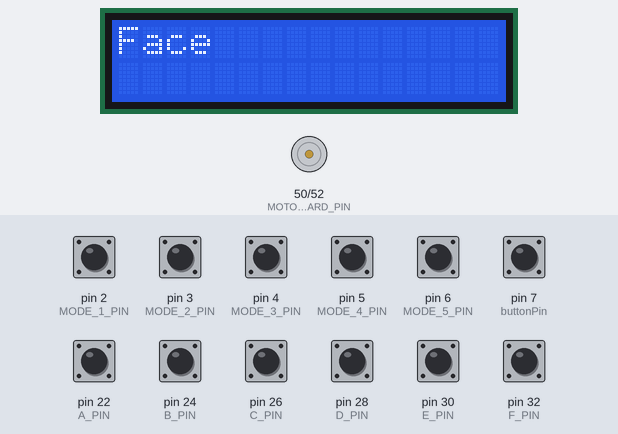
A sketch run on a simulated Arduino Mega 2560, built with avr-gcc and run on an emulated ATmega2560. On the bench: 16×2 character LCD, motor-driver pin pairs drawn as motors (green arrow = first pin HIGH = forward, orange = second pin HIGH = backward, longer = more drive). The test bench sets the inputs (shaded band); at power-on: pin 2 (MODE_1_PIN), pin 3 (MODE_2_PIN), pin 4 (MODE_3_PIN), pin 5 (MODE_4_PIN), pin 6 (MODE_5_PIN), pin 7 (buttonPin), pin 22 (A_PIN), pin 24 (B_PIN), pin 26 (C_PIN), pin 28 (D_PIN), pin 30 (E_PIN), pin 32 (F_PIN) HIGH. What the sketch prints to the serial monitor is not drawn.

Above: at 1.2 s.
1.3 s: pin 7 (buttonPin) pulled LOW for 0.15 s
At 2.0 s:
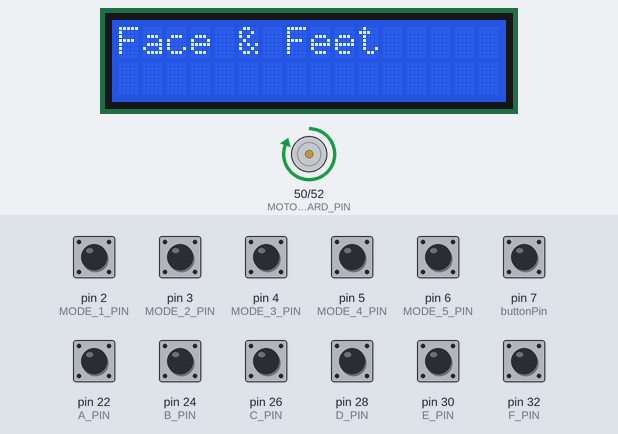
2.9 s: pin 7 (buttonPin) pulled LOW for 1 s
At 4.4 s:
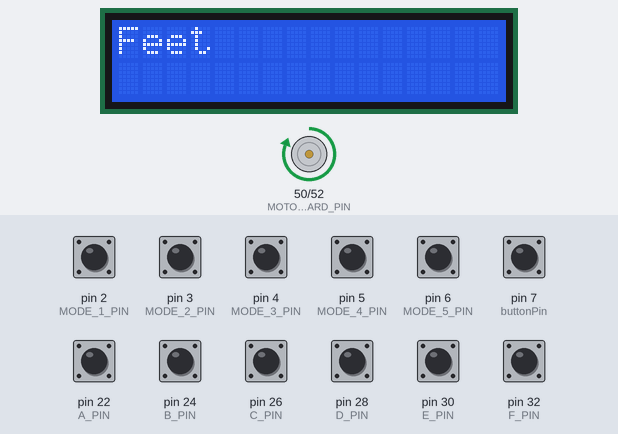
5.4 s: pin 7 (buttonPin) pulled LOW for 0.15 s
At 6.3 s:
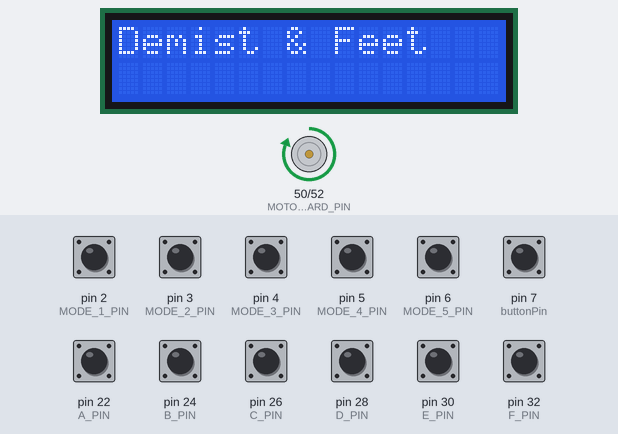
7.0 s: pin 7 (buttonPin) pulled LOW for 0.15 s
At 7.5 s:
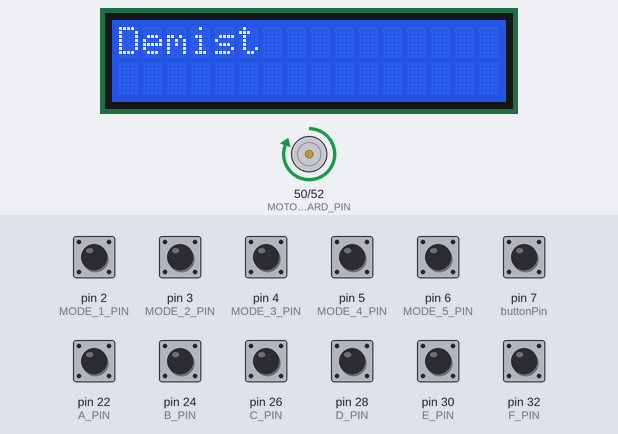
8.6 s: pin 7 (buttonPin) driven LOW
At 9.9 s:
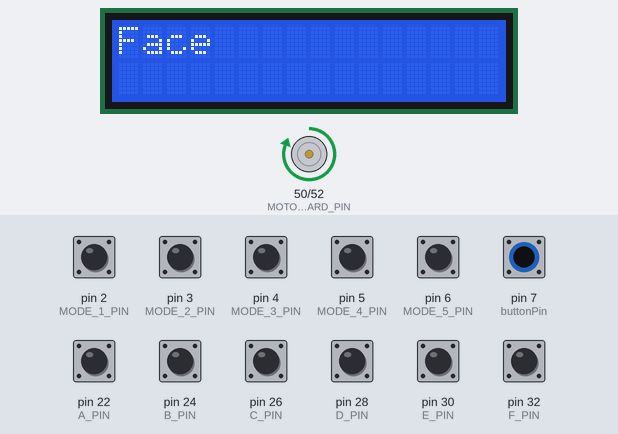
Timing chart, 0 to 11.1 s (numbered marks = the images above; inputs shaded):
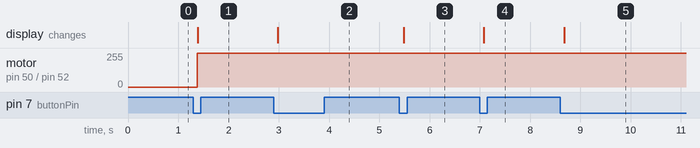

Measured:
- after the input at 1.3 s, motor on pin 50 (MOTOR_FORWARD_PIN) / pin 52 (MOTOR_BACKWARD_PIN): stopped → forward 255/255 after 0.08 s; the display: changes after 0.08 s (image 1)
- after the input at 2.9 s, the display: changes after 0.08 s (image 2)
- after the input at 5.4 s, the display: changes after 0.08 s (image 3)
- after the input at 7.0 s, the display: changes after 0.08 s (image 4)
- after the input at 8.6 s, the display: changes after 0.08 s (image 5)

The sketch:

sketch_mar19a.ino
```cpp
#include <LiquidCrystal.h>

// initialize the library by associating any needed LCD interface pin
// with the arduino pin number it is connected to
const int rs = 33, en = 31, d4 = 23, d5 = 25, d6 = 27, d7 = 29;
LiquidCrystal lcd(rs, en, d4, d5, d6, d7);

int desired_state = 0;

int A_PIN = 22;
int B_PIN = 24;
int C_PIN = 26;
int D_PIN = 28;
int E_PIN = 30;
int F_PIN = 32;

int MODE_1_PIN = 2;
int MODE_2_PIN = 3;
int MODE_3_PIN = 4;
int MODE_4_PIN = 5;
int MODE_5_PIN = 6;

int MOTOR_FORWARD_PIN = 50;
int MOTOR_BACKWARD_PIN = 52;

int last_known_mode = 1;

int desired_mode = 1;

int motor_direction = 0;

// constants won't change. They're used here to set pin numbers:
const int buttonPin = 7;    // the number of the pushbutton pin

// Variables will change:
int buttonState;             // the current reading from the input pin
int lastButtonState = LOW;   // the previous reading from the input pin

// the following variables are unsigned longs because the time, measured in
// milliseconds, will quickly become a bigger number than can be stored in an int.
unsigned long lastDebounceTime = 0;  // the last time the output pin was toggled
unsigned long debounceDelay = 50;    // the debounce time; increase if the output flickers


void stop_motor() {
  digitalWrite(MOTOR_FORWARD_PIN, LOW);
  digitalWrite(MOTOR_BACKWARD_PIN, LOW);

  motor_direction = 0;
}

void start_motor_forward() {
  digitalWrite(MOTOR_FORWARD_PIN, HIGH); // Forward
  digitalWrite(MOTOR_BACKWARD_PIN, LOW);
  motor_direction = 1;
}


void start_motor_backward() {
  digitalWrite(MOTOR_FORWARD_PIN, LOW); // Backward
  digitalWrite(MOTOR_BACKWARD_PIN, HIGH);

  motor_direction = -1;
}

void start_motor_relative(int current, int desired) {
  if (current - desired != 0) {
    if ((current - desired) < 0) {
      start_motor_forward();
    } else {
      start_motor_backward();
    }
  }
}

void setup() {
  // put your setup code here, to run once:
  Serial.begin(9600);

  pinMode(A_PIN, INPUT_PULLUP);
  pinMode(B_PIN, INPUT_PULLUP);
  pinMode(C_PIN, INPUT_PULLUP);
  pinMode(D_PIN, INPUT_PULLUP);
  pinMode(E_PIN, INPUT_PULLUP);
  pinMode(F_PIN, INPUT_PULLUP);

  pinMode(MODE_1_PIN, INPUT_PULLUP);
  pinMode(MODE_2_PIN, INPUT_PULLUP);
  pinMode(MODE_3_PIN, INPUT_PULLUP);
  pinMode(MODE_4_PIN, INPUT_PULLUP);
  pinMode(MODE_5_PIN, INPUT_PULLUP);

  pinMode(MOTOR_FORWARD_PIN, OUTPUT); // Forward
  pinMode(MOTOR_BACKWARD_PIN, OUTPUT); // Backward

  pinMode(buttonPin, INPUT_PULLUP);

  lcd.begin(16, 2);
  lcd.setCursor(0, 0 );
  lcd.print("Face             ");

}


void loop() {
  // put your main code here, to run repeatedly:


  int buttonPinReading = !digitalRead(buttonPin);

  // If the switch changed, due to noise or pressing:
  if (buttonPinReading != lastButtonState) {
    // reset the debouncing timer
    lastDebounceTime = millis();
  }

  if ((millis() - lastDebounceTime) > debounceDelay) {
    // whatever the reading is at, it's been there for longer than the debounce
    // delay, so take it as the actual current state:

    // if the button state has changed:
    if (buttonPinReading != buttonState) {
      buttonState = buttonPinReading;

      // only toggle the LED if the new button state is HIGH
      if (buttonState == HIGH) {
        Serial.println("PRESS");

        if (desired_mode == 5) {
          desired_mode = 1;
        } else {
          desired_mode = desired_mode + 1;
        }

        lcd.setCursor(0, 0 );
        switch (desired_mode) {
          case 1:
            // statements
            lcd.print("Face             ");
            break;
          case 2:
            // statements
            lcd.print("Face & Feet      ");
            break;
          case 3:
            // statements
            lcd.print("Feet             ");
            break;
          case 4:
            // statements
            lcd.print("Demist & Feet    ");
            break;
          case 5:
            // statements
            lcd.print("Demist           ");
            break;
        }
      }
    }
  }

  // save the reading. Next time through the loop, it'll be the lastButtonState:
  lastButtonState = buttonPinReading;

  int ASwitch = digitalRead(A_PIN);
  int BSwitch = digitalRead(B_PIN);
  int CSwitch = digitalRead(C_PIN);
  int DSwitch = digitalRead(D_PIN);
  int ESwitch = digitalRead(E_PIN);
  int FSwitch = digitalRead(F_PIN);

  int mode_1 = digitalRead(MODE_1_PIN);
  int mode_2 = digitalRead(MODE_2_PIN);
  int mode_3 = digitalRead(MODE_3_PIN);
  int mode_4 = digitalRead(MODE_4_PIN);
  int mode_5 = digitalRead(MODE_5_PIN);
  //
  //    Serial.print(mode_1);
  //    Serial.print(" ");
  //    Serial.print(mode_2);
  //    Serial.print(" ");
  //    Serial.print(mode_3);
  //    Serial.print(" ");
  //    Serial.print(mode_4);
  //    Serial.print(" ");
  //    Serial.print(mode_5);
  //    Serial.print(" ");
  //    Serial.println();

  if (!mode_1) {
    desired_mode = 1;
  } else if (!mode_2) {
    desired_mode = 2;
  } else if (!mode_3) {
    desired_mode = 3;
  } else if (!mode_4) {
    desired_mode = 4;
  } else if (!mode_5) {
    desired_mode = 5;
  }

  Serial.print("Desired Mode: ");
  Serial.print(desired_mode);
  //    Serial.print(" | Last Known Mode: ");
  //    Serial.print(last_known_mode);
  //    Serial.print(" | Motor Direction: ");
  //    if (motor_direction == 0) {
  //      Serial.print("Stopped");
  //    } else if (motor_direction == 1) {
  //      Serial.print("Forward (CounterClockwise)");
  //    } else if (motor_direction == -1) {
  //      Serial.print("Backward (Clockwise)");
  //    }

  if (!ASwitch && !BSwitch) {
    Serial.print(" | Current Mode: 1");
    last_known_mode = 1;
    if (desired_mode == 1 || desired_mode == 0) {
      stop_motor();
    } else {
      start_motor_relative(1, desired_mode);
    }

  } else if (!BSwitch && !CSwitch) {
    Serial.print(" | Current Mode: 2");
    last_known_mode = 2;
    if (desired_mode == 2) {
      stop_motor();
    } else {
      start_motor_relative(2, desired_mode);
    }

  } else if (!CSwitch && !DSwitch) {
    Serial.print(" | Current Mode: 3");
    last_known_mode = 3;
    if (desired_mode == 3) {
      stop_motor();
    } else {
      start_motor_relative(3, desired_mode);
    }

  } else if (!DSwitch && !ESwitch) {
    Serial.print(" | Current Mode: 4");
    last_known_mode = 4;
    if (desired_mode == 4) {
      stop_motor();
    } else {
      start_motor_relative(4, desired_mode);
    }

  } else if (!ESwitch && !FSwitch) {
    Serial.print(" | Current Mode: 5");
    last_known_mode = 5;
    if (desired_mode == 5) {
      stop_motor();
    } else {
      start_motor_relative(5, desired_mode);
    }
  } else {
    start_motor_relative(last_known_mode, desired_mode);
  }
  Serial.println();
}
```
